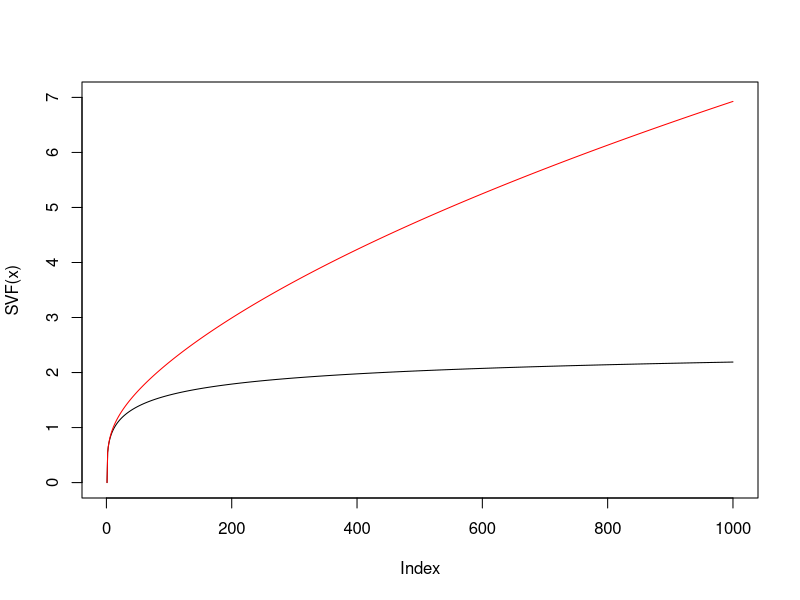

Generate this figure with R:
## ---- chunk 1
knitr::opts_chunk$set(echo = TRUE)
## ---- chunk 2
SVF <- function(x, alpha = 0.25){
  return((10 * log(x))^(alpha))
}
x = seq(from = 1, to = 10, length.out = 1000)
plot( SVF(x), type = 'l', ylim = c(0, 7) )

RVF <- function(x, delta = 0.5){
  return( x^(delta)*SVF(x))
}

lines( RVF(x) , col = 'red')
